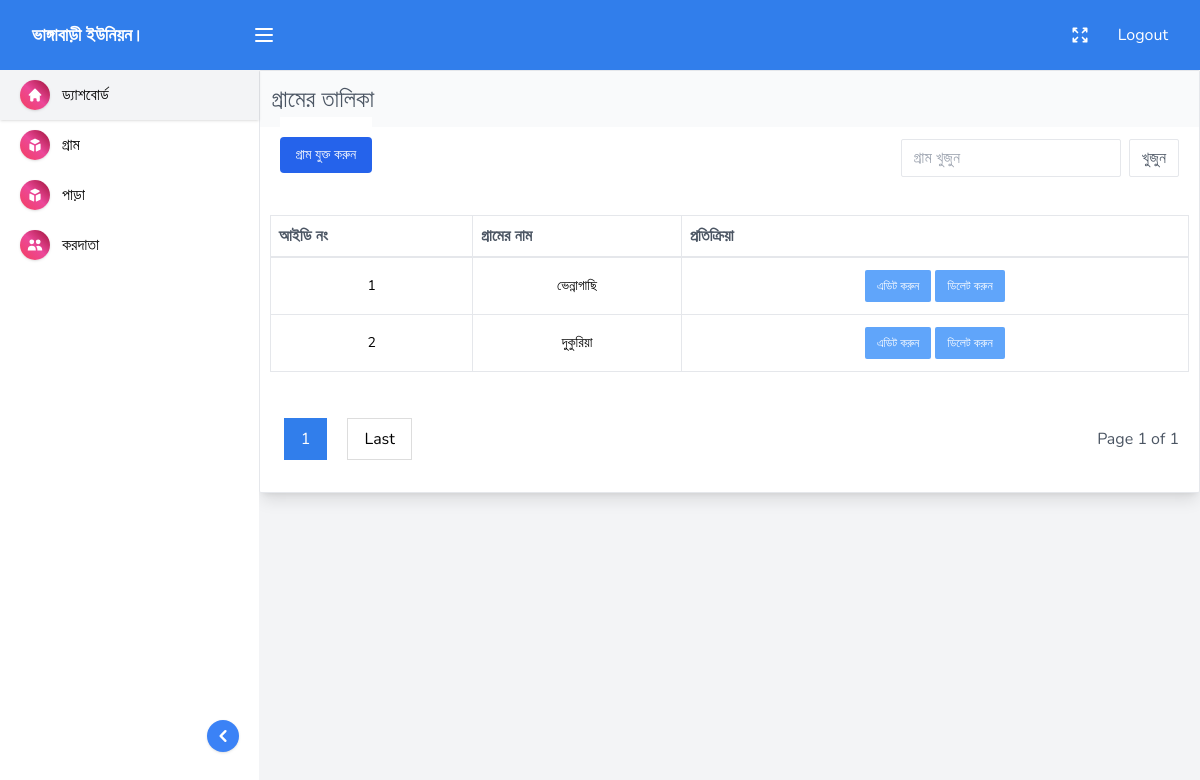
Page /village.php (signed in) on the committed database.
### tables this page shows
CREATE TABLE `union_name` (
  `id` int(255) NOT NULL,
  `admin_id` int(255) NOT NULL,
  `union_name` varchar(255) NOT NULL,
  `pass` varchar(255) NOT NULL,
  `time` int(255) NOT NULL
);

CREATE TABLE `village` (
  `admin_id` int(255) NOT NULL,
  `id` int(255) NOT NULL,
  `name` varchar(255) NOT NULL
);

### village.php (the view, shortened to what this page needs)
<?php include("common/header.php");?>
<main class="main_content">
    <?php include("common/sidebar.php");?>
    <section class="content_wrapper">
        <section class="page_main_content">
            <div class="main_content_container">
                <div class="table_content_wrapper">
                    <div style="display:flex; justify-content: space-between;" class="page_title">
                      <div>
                            <h3>গ্রামের তালিকা</h3>
                        </div>
                    </div>
                    <header class="table_header">
                        <div class="table_header_left">
                        <a href="village-add.php" class="add_village_btn show_add_new_cat px-4 py-2 text-sm bg-blue-600 text-white rounded focus:ring">গ্রাম যুক্ত করুন</a>
                        </div>
                        <form action="" method="GET">
                            <div class="table_header_right">
                                <input type="search" name="src" placeholder="গ্রাম খুজুন" />
                                <input style="cursor:pointer;" type="submit" class="btn" value="খুজুন" />
                            </div>
                        </form>
                    </header>
                            <div class="table_parent">
                             <table class="table ">
                                <thead>
                                    <tr>
                                        <th class="table_th"><div class="table_th_div"><span>আইডি নং</span></div></th>
                                        <th class="table_th"><div class="table_th_div"><span>গ্রামের নাম</span></div></th>
                                        <th class="table_th"><div class="table_th_div"><span>প্রতিক্রিয়া</span></div></th>
                                    </tr>
                                </thead>
                                <tbody id="tax_holders_wrapper" class="text-sm">
                                <?php
                                if(isset($_GET['src'])){
                                    $src = $_GET['src'];
                                    $SQL = "SELECT * FROM village WHERE admin_id=$id AND name LIKE '%$src%'";
                                }else{
                                $pagination = "ON";
                                $showRecordPerPage = 8;
                                if(isset($_GET['page']) && !empty($_GET['page'])){
                                $currentPage = $_GET['page'];}else{$currentPage = 1;}
                                $startFrom = ($currentPage * $showRecordPerPage) - $showRecordPerPage;
                                $totalEmpSQL = "SELECT * FROM village WHERE admin_id=$id ORDER BY id DESC";
                                $allEmpResult = mysqli_query($conn, $totalEmpSQL);
                                $totalEmployee = mysqli_num_rows($allEmpResult);
                                $lastPage = ceil($totalEmployee/$showRecordPerPage);
                                $SQL = "SELECT * FROM village WHERE admin_id=$id ORDER BY id DESC LIMIT $startFrom, $showRecordPerPage";
                                }
                                $query = mysqli_query($conn, $SQL);
                                $i = 0;
                                while($row = mysqli_fetch_assoc($query)){ $i++; ?>
                                    <tr>
                                        <td class="p-3 border whitespace-nowrap"><div class="text-center"><?php echo $i?></div></td>
                                        <td class="p-3 border whitespace-nowrap"><div class="text-center"><?php echo $row['name']?></div></td>
                                        <td class="p-3 border whitespace-nowrap">
                                            <div class="w-full flex_center gap-1">
                                                <a class="btn table_edit_btn" href="village-edit.php?id=<?php echo $row['id']?>">এডিট করুন</a>
                                                <a class="btn table_edit_btn" href="delete.php?src=village&&table=village&&id=<?php echo $row['id']?>">ডিলেট করুন</a>
                                            </div>
                                        </td>
                                    </tr>
                              <?php  } ?>
                            </table>
                            </div>
                            <br>
                        <?php if(isset($pagination)){
                        if($pagination == "ON"){ ?>
                        <div class="w-full" style="display: flex; justify-content: space-between;">
                            <nav aria-label="Page navigation">
                                <ul class="pagination_buttons">
                                    <li class="pagination active"><a class="page-link active"
                                            href="?page=<?php echo $currentPage ?>"><?php echo $currentPage ?></a></li>
                                    <li class="pagination">
                                        <a class="page-link" href="?page=<?php echo $lastPage ?>" aria-label="Next">
                                            <span aria-hidden="true">Last</span>
                                        </a>
                                    </li>
                                </ul>
                            </nav>
                            <div class="pagination_buttons">Page <?php echo $currentPage ?> of <?php echo $lastPage ?></div>
                        </div>
                        <?php }}?>
                        </div>
                    </div>
        </section>
    </section>
</main>
<?php include("common/footer.php");?>

### common/header.php (shortened to what this page needs)
<?php include("include/functions.php");?>
<?php
if(isset($_SESSION['admin_id'])){
  $id = $_SESSION['admin_id'];
}elseif(isset($_COOKIE['admin_id'])){
  $id = $_COOKIE['admin_id'];
}else{
  $id = 0;
}
if(isset($_SESSION['admin_id'])){
  $id = $_SESSION['admin_id'];
}
$setting = mysqli_fetch_assoc(mysqli_query($conn,"SELECT * FROM setting WHERE id=1"));
$union = mysqli_fetch_assoc(mysqli_query($conn,"SELECT * FROM union_name WHERE admin_id=$id"));
?>
<!DOCTYPE html>
<html>
  <head>
    <link href="dist/css/category.css" rel="stylesheet" />
    <link href="dist/css/styles.css" rel="stylesheet" />
    <link href="dist/css/custom.css" rel="stylesheet" />
  </head>
  <body>
    <header class="header">
      <div class="header_container">
        <div class="header_left">
          <div class="header_brand">
            <a href="index.php" class="go_home">
              <div>
                <?php if($setting['logo']!=""){ ?>
                  <img style="width:200px;height:60px" src="upload/<?php echo $setting['logo'];?>" alt="">
                 <?php }else{ ?>
                  <span style="font-size:18px;color:#fff;"><?php echo $union['union_name']?></span>
               <?php  } ?>
              </div>
            </a>
          </div>
          <button onclick="toggle_nav()" class="menu_icon"></button>
        </div>
        <div class="header_right">
          <button onclick="toggle_full_screen()" class="expand_icon"></button>
          <a style="color:#fff" href="logout.php">Logout</a>
        </div>
      </div>
    </header>

### rows in the picture
union_name: union_name "ভাঙ্গাবাড়ী ইউনিয়ন।"
village: name "ভেন্নাগাছি"
village: name "দুকুরিয়া"

### other values in the picture
$currentPage "1"
$lastPage "1"
